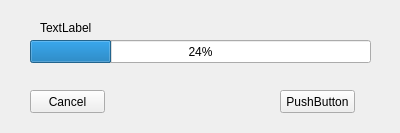
<?xml version="1.0" encoding="UTF-8"?>
<ui version="4.0">
 <class>Form</class>
 <widget class="QWidget" name="Form">
  <property name="geometry">
   <rect>
    <x>0</x>
    <y>0</y>
    <width>400</width>
    <height>133</height>
   </rect>
  </property>
  <property name="windowTitle">
   <string>Form</string>
  </property>
  <widget class="QProgressBar" name="progressBar">
   <property name="geometry">
    <rect>
     <x>30</x>
     <y>40</y>
     <width>341</width>
     <height>23</height>
    </rect>
   </property>
   <property name="value">
    <number>24</number>
   </property>
  </widget>
  <widget class="QLabel" name="label">
   <property name="geometry">
    <rect>
     <x>40</x>
     <y>20</y>
     <width>321</width>
     <height>16</height>
    </rect>
   </property>
   <property name="text">
    <string>TextLabel</string>
   </property>
  </widget>
  <widget class="QPushButton" name="pushButton">
   <property name="geometry">
    <rect>
     <x>30</x>
     <y>90</y>
     <width>75</width>
     <height>23</height>
    </rect>
   </property>
   <property name="text">
    <string>Cancel</string>
   </property>
  </widget>
  <widget class="QPushButton" name="pushButton_2">
   <property name="geometry">
    <rect>
     <x>280</x>
     <y>90</y>
     <width>75</width>
     <height>23</height>
    </rect>
   </property>
   <property name="text">
    <string>PushButton</string>
   </property>
  </widget>
 </widget>
 <resources/>
 <connections/>
</ui>
